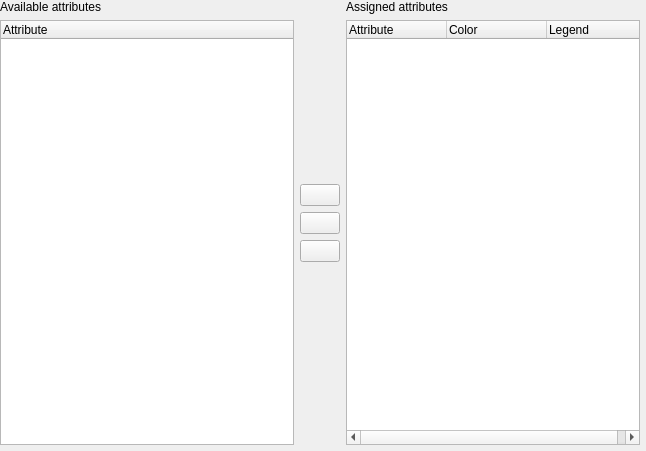
                <widget class="QWidget" name="scrollAreaWidgetContents">
                 <property name="geometry">
                  <rect>
                   <x>0</x>
                   <y>0</y>
                   <width>646</width>
                   <height>451</height>
                  </rect>
                 </property>
                 <layout class="QHBoxLayout" name="horizontalLayout_6">
                  <property name="leftMargin">
                   <number>0</number>
                  </property>
                  <property name="topMargin">
                   <number>0</number>
                  </property>
                  <property name="rightMargin">
                   <number>6</number>
                  </property>
                  <property name="bottomMargin">
                   <number>6</number>
                  </property>
                  <item>
                   <layout class="QVBoxLayout" name="availAttributesLayout">
                    <item>
                     <widget class="QLabel" name="label">
                      <property name="text">
                       <string>Available attributes</string>
                      </property>
                     </widget>
                    </item>
                    <item>
                     <widget class="QTreeWidget" name="mAttributesTreeWidget">
                      <property name="selectionMode">
                       <enum>QAbstractItemView::ExtendedSelection</enum>
                      </property>
                      <property name="indentation">
                       <number>0</number>
                      </property>
                      <property name="rootIsDecorated">
                       <bool>false</bool>
                      </property>
                      <property name="itemsExpandable">
                       <bool>false</bool>
                      </property>
                      <property name="expandsOnDoubleClick">
                       <bool>false</bool>
                      </property>
                      <property name="columnCount">
                       <number>1</number>
                      </property>
                      <column>
                       <property name="text">
                        <string notr="true">Attribute</string>
                       </property>
                      </column>
                     </widget>
                    </item>
                   </layout>
                  </item>
                  <item>
                   <layout class="QVBoxLayout" name="attributeButtonLayout">
                    <item>
                     <spacer name="verticalSpacer">
                      <property name="orientation">
                       <enum>Qt::Vertical</enum>
                      </property>
                      <property name="sizeHint" stdset="0">
                       <size>
                        <width>20</width>
                        <height>0</height>
                       </size>
                      </property>
                     </spacer>
                    </item>
                    <item>
                     <widget class="QPushButton" name="mAddAttributeExpression">
                      <property name="enabled">
                       <bool>true</bool>
                      </property>
                      <property name="toolTip">
                       <string>Add expression</string>
                      </property>
                      <property name="icon">
                       <iconset>
                        <normaloff>:/images/themes/default/mIconExpression.svg</normaloff>:/images/themes/default/mIconExpression.svg</iconset>
                      </property>
                     </widget>
                    </item>
                    <item>
                     <widget class="QPushButton" name="mAddCategoryPushButton">
                      <property name="sizePolicy">
                       <sizepolicy hsizetype="Minimum" vsizetype="Fixed">
                        <horstretch>0</horstretch>
                        <verstretch>0</verstretch>
                       </sizepolicy>
                      </property>
                      <property name="toolTip">
                       <string>Add selected attributes</string>
                      </property>
                      <property name="text">
                       <string/>
                      </property>
                      <property name="icon">
                       <iconset>
                        <normaloff>:/images/themes/default/symbologyAdd.svg</normaloff>:/images/themes/default/symbologyAdd.svg</iconset>
                      </property>
                     </widget>
                    </item>
                    <item>
                     <widget class="QPushButton" name="mRemoveCategoryPushButton">
                      <property name="sizePolicy">
                       <sizepolicy hsizetype="Minimum" vsizetype="Fixed">
                        <horstretch>0</horstretch>
                        <verstretch>0</verstretch>
                       </sizepolicy>
                      </property>
                      <property name="toolTip">
                       <string>Remove selected attributes</string>
                      </property>
                      <property name="text">
                       <string/>
                      </property>
                      <property name="icon">
                       <iconset>
                        <normaloff>:/images/themes/default/symbologyRemove.svg</normaloff>:/images/themes/default/symbologyRemove.svg</iconset>
                      </property>
                     </widget>
                    </item>
                    <item>
                     <spacer name="verticalSpacer_5">
                      <property name="orientation">
                       <enum>Qt::Vertical</enum>
                      </property>
                      <property name="sizeHint" stdset="0">
                       <size>
                        <width>20</width>
                        <height>0</height>
                       </size>
                      </property>
                     </spacer>
                    </item>
                   </layout>
                  </item>
                  <item>
                   <layout class="QVBoxLayout" name="assignedAttributesLayout">
                    <item>
                     <widget class="QLabel" name="Assigened">
                      <property name="text">
                       <string>Assigned attributes</string>
                      </property>
                     </widget>
                    </item>
                    <item>
                     <widget class="QTreeWidget" name="mDiagramAttributesTreeWidget">
                      <property name="toolTip">
                       <string>Drag and drop to reorder</string>
                      </property>
                      <property name="dragEnabled">
                       <bool>true</bool>
                      </property>
                      <property name="dragDropMode">
                       <enum>QAbstractItemView::InternalMove</enum>
                      </property>
                      <property name="defaultDropAction">
                       <enum>Qt::TargetMoveAction</enum>
                      </property>
                      <property name="selectionMode">
                       <enum>QAbstractItemView::ExtendedSelection</enum>
                      </property>
                      <property name="indentation">
                       <number>0</number>
                      </property>
                      <property name="rootIsDecorated">
                       <bool>false</bool>
                      </property>
                      <property name="itemsExpandable">
                       <bool>false</bool>
                      </property>
                      <property name="columnCount">
                       <number>3</number>
                      </property>
                      <column>
                       <property name="text">
                        <string>Attribute</string>
                       </property>
                      </column>
                      <column>
                       <property name="text">
                        <string>Color</string>
                       </property>
                      </column>
                      <column>
                       <property name="text">
                        <string>Legend</string>
                       </property>
                      </column>
                     </widget>
                    </item>
                   </layout>
                  </item>
                 </layout>
                </widget>
